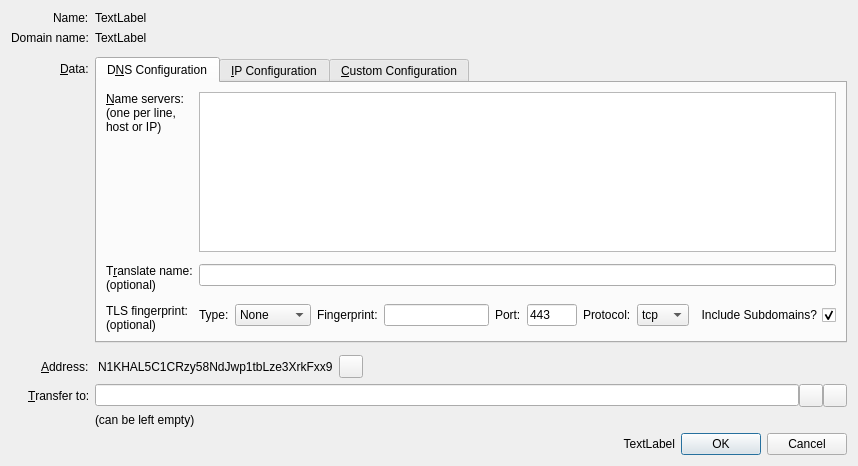
<?xml version="1.0" encoding="UTF-8"?>
<ui version="4.0">
 <class>ConfigureNameDialog</class>
 <widget class="QDialog" name="ConfigureNameDialog">
  <property name="geometry">
   <rect>
    <x>0</x>
    <y>0</y>
    <width>858</width>
    <height>466</height>
   </rect>
  </property>
  <property name="sizePolicy">
   <sizepolicy hsizetype="Preferred" vsizetype="Preferred">
    <horstretch>0</horstretch>
    <verstretch>0</verstretch>
   </sizepolicy>
  </property>
  <property name="windowTitle">
   <string>Configure Name</string>
  </property>
  <layout class="QVBoxLayout" name="verticalLayout">
   <item>
    <layout class="QFormLayout" name="formLayout">
     <property name="fieldGrowthPolicy">
      <enum>QFormLayout::AllNonFixedFieldsGrow</enum>
     </property>
     <property name="labelAlignment">
      <set>Qt::AlignRight|Qt::AlignTrailing|Qt::AlignVCenter</set>
     </property>
     <item row="1" column="0">
      <widget class="QLabel" name="label_2">
       <property name="text">
        <string>Name:</string>
       </property>
      </widget>
     </item>
     <item row="1" column="1">
      <widget class="QLabel" name="labelName">
       <property name="text">
        <string notr="true">TextLabel</string>
       </property>
      </widget>
     </item>
     <item row="2" column="0">
      <widget class="QLabel" name="label_3">
       <property name="text">
        <string>Domain name:</string>
       </property>
      </widget>
     </item>
     <item row="2" column="1">
      <widget class="QLabel" name="labelDomain">
       <property name="text">
        <string notr="true">TextLabel</string>
       </property>
      </widget>
     </item>
     <item row="3" column="1">
      <spacer name="verticalSpacer_2">
       <property name="orientation">
        <enum>Qt::Vertical</enum>
       </property>
       <property name="sizeHint" stdset="0">
        <size>
         <width>20</width>
         <height>16</height>
        </size>
       </property>
      </spacer>
     </item>
     <item row="4" column="0">
      <widget class="QLabel" name="label">
       <property name="text">
        <string>&amp;Data:</string>
       </property>
       <property name="alignment">
        <set>Qt::AlignLeading|Qt::AlignLeft|Qt::AlignVCenter</set>
       </property>
       <property name="buddy">
        <cstring>dataEdit</cstring>
       </property>
      </widget>
     </item>
     <item row="5" column="1">
      <spacer name="verticalSpacer">
       <property name="orientation">
        <enum>Qt::Vertical</enum>
       </property>
       <property name="sizeHint" stdset="0">
        <size>
         <width>20</width>
         <height>16</height>
        </size>
       </property>
      </spacer>
     </item>
     <item row="6" column="0">
      <widget class="QLabel" name="labelCurrentAddress">
       <property name="text">
        <string>&amp;Address:</string>
       </property>
       <property name="buddy">
        <cstring>copyButton</cstring>
       </property>
      </widget>
     </item>
     <item row="6" column="1">
      <layout class="QHBoxLayout" name="horizontalLayout_2">
       <item>
        <widget class="QLabel" name="labelAddress">
         <property name="sizePolicy">
          <sizepolicy hsizetype="Preferred" vsizetype="Preferred">
           <horstretch>0</horstretch>
           <verstretch>0</verstretch>
          </sizepolicy>
         </property>
         <property name="maximumSize">
          <size>
           <width>16777215</width>
           <height>16777215</height>
          </size>
         </property>
         <property name="toolTip">
          <string>Namecoin address to which the name is assigned</string>
         </property>
         <property name="text">
          <string notr="true">N1KHAL5C1CRzy58NdJwp1tbLze3XrkFxx9</string>
         </property>
         <property name="indent">
          <number>3</number>
         </property>
         <property name="buddy">
          <cstring>transferTo</cstring>
         </property>
        </widget>
       </item>
       <item>
        <widget class="QToolButton" name="copyButton">
         <property name="toolTip">
          <string>Copy address to clipboard</string>
         </property>
         <property name="text">
          <string/>
         </property>
         <property name="icon">
          <iconset resource="../bitcoin.qrc">
           <normaloff>:/icons/editcopy</normaloff>:/icons/editcopy</iconset>
         </property>
         <property name="shortcut">
          <string>Alt+P</string>
         </property>
        </widget>
       </item>
       <item>
        <spacer name="horizontalSpacer">
         <property name="orientation">
          <enum>Qt::Horizontal</enum>
         </property>
         <property name="sizeHint" stdset="0">
          <size>
           <width>40</width>
           <height>20</height>
          </size>
         </property>
        </spacer>
       </item>
      </layout>
     </item>
     <item row="7" column="0">
      <widget class="QLabel" name="labelTransferTo">
       <property name="text">
        <string>&amp;Transfer to:</string>
       </property>
       <property name="buddy">
        <cstring>transferTo</cstring>
       </property>
      </widget>
     </item>
     <item row="7" column="1">
      <layout class="QHBoxLayout" name="transferToLayout">
       <property name="spacing">
        <number>0</number>
       </property>
       <property name="sizeConstraint">
        <enum>QLayout::SetDefaultConstraint</enum>
       </property>
       <item>
        <widget class="QValidatedLineEdit" name="transferTo">
         <property name="toolTip">
          <string>The Namecoin address to transfer
the domain to, e.g.
N1KHAL5C1CRzy58NdJwp1tbLze3XrkFxx9

Leave empty, if not needed.</string>
         </property>
         <property name="text">
          <string notr="true"/>
         </property>
         <property name="maxLength">
          <number>34</number>
         </property>
        </widget>
       </item>
       <item>
        <widget class="QToolButton" name="addressBookButton">
         <property name="toolTip">
          <string>Choose address from address book</string>
         </property>
         <property name="text">
          <string/>
         </property>
         <property name="icon">
          <iconset resource="../bitcoin.qrc">
           <normaloff>:/icons/address-book</normaloff>:/icons/address-book</iconset>
         </property>
         <property name="shortcut">
          <string>Alt+A</string>
         </property>
        </widget>
       </item>
       <item>
        <widget class="QToolButton" name="pasteButton">
         <property name="toolTip">
          <string>Paste address from clipboard</string>
         </property>
         <property name="text">
          <string/>
         </property>
         <property name="icon">
          <iconset resource="../bitcoin.qrc">
           <normaloff>:/icons/editpaste</normaloff>:/icons/editpaste</iconset>
         </property>
         <property name="shortcut">
          <string>Alt+P</string>
         </property>
        </widget>
       </item>
      </layout>
     </item>
     <item row="8" column="1">
      <widget class="QLabel" name="labelTransferToHint">
       <property name="text">
        <string>(can be left empty)</string>
       </property>
      </widget>
     </item>
     <item row="4" column="1">
      <widget class="QTabWidget" name="tabWidget">
       <property name="currentIndex">
        <number>0</number>
       </property>
       <widget class="QWidget" name="tab_dns">
        <attribute name="title">
         <string>D&amp;NS Configuration</string>
        </attribute>
        <layout class="QFormLayout" name="formLayout_2">
         <item row="0" column="0">
          <widget class="QLabel" name="label_6">
           <property name="text">
            <string>&amp;Name servers:
(one per line,
host or IP)</string>
           </property>
           <property name="alignment">
            <set>Qt::AlignLeading|Qt::AlignLeft|Qt::AlignTop</set>
           </property>
           <property name="buddy">
            <cstring>nsEdit</cstring>
           </property>
          </widget>
         </item>
         <item row="0" column="1">
          <widget class="QPlainTextEdit" name="nsEdit">
           <property name="toolTip">
            <string>Enter name servers as host names (preferable), or IP addresses. E.g.
ns0.web-sweet-web.net
ns1.web-sweet-web.net
ns0.xname.org
1.2.3.4
1.2.3.5</string>
           </property>
           <property name="tabChangesFocus">
            <bool>true</bool>
           </property>
          </widget>
         </item>
         <item row="1" column="1">
          <spacer name="verticalSpacer_5">
           <property name="orientation">
            <enum>Qt::Vertical</enum>
           </property>
           <property name="sizeType">
            <enum>QSizePolicy::Maximum</enum>
           </property>
           <property name="sizeHint" stdset="0">
            <size>
             <width>20</width>
             <height>20</height>
            </size>
           </property>
          </spacer>
         </item>
         <item row="2" column="0">
          <widget class="QLabel" name="label_5">
           <property name="text">
            <string>T&amp;ranslate name:
(optional)</string>
           </property>
           <property name="alignment">
            <set>Qt::AlignLeading|Qt::AlignLeft|Qt::AlignTop</set>
           </property>
           <property name="buddy">
            <cstring>nsTranslateEdit</cstring>
           </property>
          </widget>
         </item>
         <item row="2" column="1">
          <widget class="QLineEdit" name="nsTranslateEdit">
           <property name="toolTip">
            <string>&lt;html&gt;&lt;head/&gt;&lt;body&gt;&lt;p&gt;Enter substitution name that will be used in DNS queries.&lt;/p&gt;&lt;p&gt;For example: bitcoin.org&lt;/p&gt;&lt;/body&gt;&lt;/html&gt;</string>
           </property>
          </widget>
         </item>
         <item row="3" column="1">
          <spacer name="verticalSpacer_6">
           <property name="orientation">
            <enum>Qt::Vertical</enum>
           </property>
           <property name="sizeType">
            <enum>QSizePolicy::Maximum</enum>
           </property>
           <property name="sizeHint" stdset="0">
            <size>
             <width>20</width>
             <height>20</height>
            </size>
           </property>
          </spacer>
         </item>
         <item row="4" column="0">
          <widget class="QLabel" name="label_9">
           <property name="text">
            <string>TLS fingerprint:
(optional)</string>
           </property>
           <property name="alignment">
            <set>Qt::AlignLeading|Qt::AlignLeft|Qt::AlignTop</set>
           </property>
          </widget>
         </item>
         <item row="4" column="1">
          <layout class="QHBoxLayout" name="horizontalLayout_3">
           <property name="spacing">
            <number>6</number>
           </property>
           <item>
            <widget class="QLabel" name="label_12">
             <property name="text">
              <string>Type:</string>
             </property>
            </widget>
           </item>
           <item>
            <widget class="QComboBox" name="nsTLSTypeBox">
             <item>
              <property name="text">
               <string>None</string>
              </property>
             </item>
             <item>
              <property name="text">
               <string>SHA256</string>
              </property>
             </item>
             <item>
              <property name="text">
               <string>SHA512</string>
              </property>
             </item>
            </widget>
           </item>
           <item>
            <widget class="QLabel" name="label_13">
             <property name="text">
              <string>Fingerprint:</string>
             </property>
            </widget>
           </item>
           <item>
            <widget class="QLineEdit" name="nsTLSEdit">
             <property name="minimumSize">
              <size>
               <width>0</width>
               <height>0</height>
              </size>
             </property>
             <property name="toolTip">
              <string>Enter TLS certificate fingerprint for verification</string>
             </property>
            </widget>
           </item>
           <item>
            <widget class="QLabel" name="label_11">
             <property name="text">
              <string>Port:</string>
             </property>
            </widget>
           </item>
           <item>
            <widget class="QLineEdit" name="nsTLSPortEdit">
             <property name="sizePolicy">
              <sizepolicy hsizetype="Fixed" vsizetype="Fixed">
               <horstretch>0</horstretch>
               <verstretch>0</verstretch>
              </sizepolicy>
             </property>
             <property name="minimumSize">
              <size>
               <width>0</width>
               <height>0</height>
              </size>
             </property>
             <property name="maximumSize">
              <size>
               <width>50</width>
               <height>16777215</height>
              </size>
             </property>
             <property name="text">
              <string>443</string>
             </property>
            </widget>
           </item>
           <item>
            <widget class="QLabel" name="label_17">
             <property name="text">
              <string>Protocol:</string>
             </property>
            </widget>
           </item>
           <item>
            <widget class="QComboBox" name="nsTLSProtocolBox">
             <item>
              <property name="text">
               <string>tcp</string>
              </property>
             </item>
             <item>
              <property name="text">
               <string>udp</string>
              </property>
             </item>
             <item>
              <property name="text">
               <string>sctp</string>
              </property>
             </item>
            </widget>
           </item>
           <item>
            <widget class="QCheckBox" name="nsTLSincludeSubdomainsCheckBox">
             <property name="layoutDirection">
              <enum>Qt::RightToLeft</enum>
             </property>
             <property name="text">
              <string>Include Subdomains?</string>
             </property>
             <property name="checked">
              <bool>true</bool>
             </property>
            </widget>
           </item>
          </layout>
         </item>
        </layout>
       </widget>
       <widget class="QWidget" name="tab_ip">
        <attribute name="title">
         <string>&amp;IP Configuration</string>
        </attribute>
        <layout class="QFormLayout" name="formLayout_3">
         <item row="0" column="0">
          <widget class="QLabel" name="label_7">
           <property name="text">
            <string>I&amp;P Address:</string>
           </property>
           <property name="alignment">
            <set>Qt::AlignLeading|Qt::AlignLeft|Qt::AlignTop</set>
           </property>
           <property name="buddy">
            <cstring>nsTranslateEdit</cstring>
           </property>
          </widget>
         </item>
         <item row="0" column="1">
          <widget class="QLineEdit" name="ipEdit">
           <property name="toolTip">
            <string>IP address, e.g. 1.2.3.4</string>
           </property>
          </widget>
         </item>
         <item row="1" column="1">
          <widget class="QLabel" name="label_8">
           <property name="text">
            <string>Subdomains will be mapped to the same IP</string>
           </property>
          </widget>
         </item>
         <item row="3" column="0">
          <widget class="QLabel" name="label_10">
           <property name="text">
            <string>TLS fingerprint:
(optional)</string>
           </property>
           <property name="alignment">
            <set>Qt::AlignLeading|Qt::AlignLeft|Qt::AlignTop</set>
           </property>
          </widget>
         </item>
         <item row="2" column="1">
          <spacer name="verticalSpacer_4">
           <property name="orientation">
            <enum>Qt::Vertical</enum>
           </property>
           <property name="sizeType">
            <enum>QSizePolicy::Maximum</enum>
           </property>
           <property name="sizeHint" stdset="0">
            <size>
             <width>20</width>
             <height>12</height>
            </size>
           </property>
          </spacer>
         </item>
         <item row="3" column="1">
          <layout class="QHBoxLayout" name="horizontalLayout_4">
           <item>
            <widget class="QLabel" name="label_14">
             <property name="text">
              <string>Type:</string>
             </property>
            </widget>
           </item>
           <item>
            <widget class="QComboBox" name="ipTLSTypeBox">
             <item>
              <property name="text">
               <string>None</string>
              </property>
             </item>
             <item>
              <property name="text">
               <string>SHA256</string>
              </property>
             </item>
             <item>
              <property name="text">
               <string>SHA512</string>
              </property>
             </item>
            </widget>
           </item>
           <item>
            <widget class="QLabel" name="label_15">
             <property name="text">
              <string>Fingerprint:</string>
             </property>
            </widget>
           </item>
           <item>
            <widget class="QLineEdit" name="ipTLSEdit"/>
           </item>
           <item>
            <widget class="QLabel" name="label_16">
             <property name="text">
              <string>Port:</string>
             </property>
            </widget>
           </item>
           <item>
            <widget class="QLineEdit" name="ipTLSPortEdit">
             <property name="sizePolicy">
              <sizepolicy hsizetype="Fixed" vsizetype="Fixed">
               <horstretch>0</horstretch>
               <verstretch>0</verstretch>
              </sizepolicy>
             </property>
             <property name="maximumSize">
              <size>
               <width>50</width>
               <height>16777215</height>
              </size>
             </property>
             <property name="text">
              <string>443</string>
             </property>
            </widget>
           </item>
           <item>
            <widget class="QLabel" name="label_18">
             <property name="text">
              <string>Protocol:</string>
             </property>
            </widget>
           </item>
           <item>
            <widget class="QComboBox" name="ipTLSProtocolBox">
             <property name="sizePolicy">
              <sizepolicy hsizetype="Preferred" vsizetype="Fixed">
               <horstretch>0</horstretch>
               <verstretch>0</verstretch>
              </sizepolicy>
             </property>
             <item>
              <property name="text">
               <string>tcp</string>
              </property>
             </item>
             <item>
              <property name="text">
               <string>udp</string>
              </property>
             </item>
             <item>
              <property name="text">
               <string>sctp</string>
              </property>
             </item>
            </widget>
           </item>
           <item>
            <widget class="QCheckBox" name="ipTLSincludeSubdomainsCheckBox">
             <property name="layoutDirection">
              <enum>Qt::RightToLeft</enum>
             </property>
             <property name="text">
              <string>Include Subdomains?</string>
             </property>
             <property name="checked">
              <bool>true</bool>
             </property>
            </widget>
           </item>
          </layout>
         </item>
        </layout>
       </widget>
       <widget class="QWidget" name="tab_json">
        <attribute name="title">
         <string>&amp;Custom Configuration</string>
        </attribute>
        <layout class="QVBoxLayout" name="verticalLayout_4">
         <item>
          <widget class="QLabel" name="label_4">
           <property name="text">
            <string>&lt;!DOCTYPE HTML PUBLIC &quot;-//W3C//DTD HTML 4.0//EN&quot; &quot;http://www.w3.org/TR/REC-html40/strict.dtd&quot;&gt;
&lt;html&gt;&lt;head&gt;&lt;meta name=&quot;qrichtext&quot; content=&quot;1&quot; /&gt;&lt;style type=&quot;text/css&quot;&gt;
p, li { white-space: pre-wrap; }
&lt;/style&gt;&lt;/head&gt;&lt;body style=&quot; font-family:'MS Shell Dlg 2'; font-size:8pt; font-weight:400; font-style:normal;&quot;&gt;
&lt;p style=&quot; margin-top:0px; margin-bottom:0px; margin-left:0px; margin-right:0px; -qt-block-indent:0; text-indent:0px;&quot;&gt;Enter JSON string, e.g. {&amp;quot;ns&amp;quot;: [&amp;quot;1.2.3.4&amp;quot;, &amp;quot;1.2.3.5&amp;quot;]}&lt;/p&gt;
&lt;p style=&quot; margin-top:0px; margin-bottom:0px; margin-left:0px; margin-right:0px; -qt-block-indent:0; text-indent:0px;&quot;&gt;See &lt;a href=&quot;http://dot-bit.org/HowToRegisterAndConfigureBitDomains&quot;&gt;&lt;span style=&quot; text-decoration: underline; color:#0000ff;&quot;&gt;How to Register and Configure Bit Domains&lt;/span&gt;&lt;/a&gt;&lt;/p&gt;&lt;/body&gt;&lt;/html&gt;</string>
           </property>
           <property name="openExternalLinks">
            <bool>true</bool>
           </property>
          </widget>
         </item>
         <item>
          <widget class="QLineEdit" name="dataEdit">
           <property name="toolTip">
            <string>Enter JSON string that will be associated with the name</string>
           </property>
          </widget>
         </item>
         <item>
          <widget class="QLabel" name="labelJsonValid">
           <property name="text">
            <string notr="true">TextLabel</string>
           </property>
          </widget>
         </item>
         <item>
          <spacer name="verticalSpacer_3">
           <property name="orientation">
            <enum>Qt::Vertical</enum>
           </property>
           <property name="sizeHint" stdset="0">
            <size>
             <width>20</width>
             <height>40</height>
            </size>
           </property>
          </spacer>
         </item>
        </layout>
       </widget>
      </widget>
     </item>
    </layout>
   </item>
   <item>
    <layout class="QHBoxLayout" name="horizontalLayout">
     <item>
      <widget class="QLabel" name="labelSubmitHint">
       <property name="text">
        <string notr="true">TextLabel</string>
       </property>
       <property name="alignment">
        <set>Qt::AlignRight|Qt::AlignTrailing|Qt::AlignVCenter</set>
       </property>
      </widget>
     </item>
     <item>
      <widget class="QDialogButtonBox" name="buttonBox">
       <property name="sizePolicy">
        <sizepolicy hsizetype="Maximum" vsizetype="Fixed">
         <horstretch>0</horstretch>
         <verstretch>0</verstretch>
        </sizepolicy>
       </property>
       <property name="orientation">
        <enum>Qt::Horizontal</enum>
       </property>
       <property name="standardButtons">
        <set>QDialogButtonBox::Cancel|QDialogButtonBox::Ok</set>
       </property>
      </widget>
     </item>
    </layout>
   </item>
  </layout>
 </widget>
 <customwidgets>
  <customwidget>
   <class>QValidatedLineEdit</class>
   <extends>QLineEdit</extends>
   <header>../../src/qt/qvalidatedlineedit.h</header>
  </customwidget>
 </customwidgets>
 <tabstops>
  <tabstop>tabWidget</tabstop>
  <tabstop>nsEdit</tabstop>
  <tabstop>dataEdit</tabstop>
  <tabstop>transferTo</tabstop>
  <tabstop>addressBookButton</tabstop>
  <tabstop>pasteButton</tabstop>
  <tabstop>buttonBox</tabstop>
 </tabstops>
 <resources>
  <include location="../bitcoin.qrc"/>
 </resources>
 <connections>
  <connection>
   <sender>buttonBox</sender>
   <signal>accepted()</signal>
   <receiver>ConfigureNameDialog</receiver>
   <slot>accept()</slot>
   <hints>
    <hint type="sourcelabel">
     <x>618</x>
     <y>382</y>
    </hint>
    <hint type="destinationlabel">
     <x>157</x>
     <y>274</y>
    </hint>
   </hints>
  </connection>
  <connection>
   <sender>buttonBox</sender>
   <signal>rejected()</signal>
   <receiver>ConfigureNameDialog</receiver>
   <slot>reject()</slot>
   <hints>
    <hint type="sourcelabel">
     <x>618</x>
     <y>382</y>
    </hint>
    <hint type="destinationlabel">
     <x>286</x>
     <y>274</y>
    </hint>
   </hints>
  </connection>
 </connections>
</ui>
